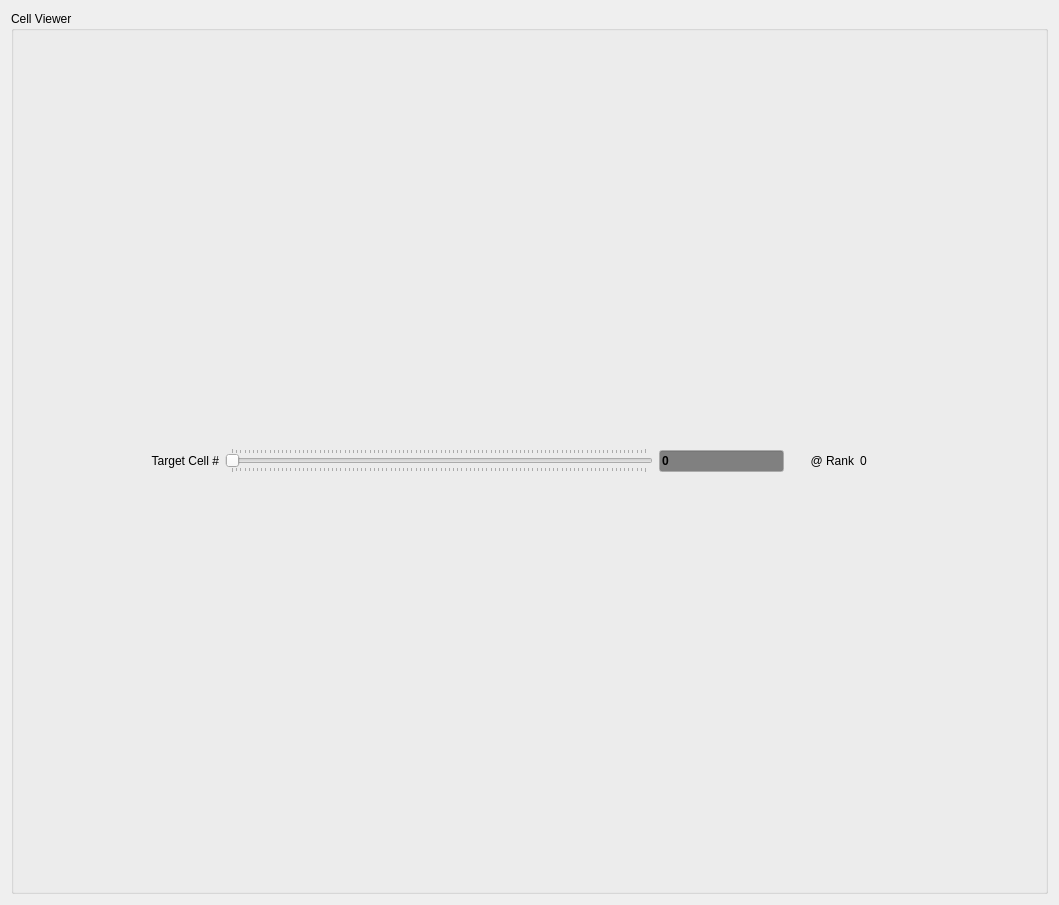
<?xml version="1.0" encoding="UTF-8"?>
<ui version="4.0">
 <class>toolCellWidget</class>
 <widget class="QWidget" name="toolCellWidget">
  <property name="geometry">
   <rect>
    <x>0</x>
    <y>0</y>
    <width>1059</width>
    <height>905</height>
   </rect>
  </property>
  <property name="windowTitle">
   <string>Form</string>
  </property>
  <layout class="QVBoxLayout" name="verticalLayout">
   <item>
    <widget class="QGroupBox" name="groupBox">
     <property name="title">
      <string>Cell Viewer</string>
     </property>
     <layout class="QVBoxLayout" name="vLayout">
      <item>
       <widget class="QWidget" name="cellViewerWidget" native="true">
        <layout class="QHBoxLayout" name="horizontalLayout">
         <property name="leftMargin">
          <number>128</number>
         </property>
         <property name="rightMargin">
          <number>128</number>
         </property>
         <item>
          <widget class="QLabel" name="targetCellNumLabel">
           <property name="text">
            <string>Target Cell #</string>
           </property>
           <property name="alignment">
            <set>Qt::AlignRight|Qt::AlignTrailing|Qt::AlignVCenter</set>
           </property>
          </widget>
         </item>
         <item>
          <widget class="QSlider" name="cellHSlider">
           <property name="enabled">
            <bool>false</bool>
           </property>
           <property name="orientation">
            <enum>Qt::Horizontal</enum>
           </property>
           <property name="tickPosition">
            <enum>QSlider::TicksBothSides</enum>
           </property>
          </widget>
         </item>
         <item>
          <widget class="QLineEdit" name="targetCellNumLineEdit">
           <property name="enabled">
            <bool>false</bool>
           </property>
           <property name="sizePolicy">
            <sizepolicy hsizetype="Fixed" vsizetype="Fixed">
             <horstretch>0</horstretch>
             <verstretch>0</verstretch>
            </sizepolicy>
           </property>
           <property name="palette">
            <palette>
             <active>
              <colorrole role="Text">
               <brush brushstyle="SolidPattern">
                <color alpha="255">
                 <red>0</red>
                 <green>255</green>
                 <blue>255</blue>
                </color>
               </brush>
              </colorrole>
              <colorrole role="Base">
               <brush brushstyle="SolidPattern">
                <color alpha="255">
                 <red>0</red>
                 <green>0</green>
                 <blue>0</blue>
                </color>
               </brush>
              </colorrole>
             </active>
             <inactive>
              <colorrole role="Text">
               <brush brushstyle="SolidPattern">
                <color alpha="255">
                 <red>0</red>
                 <green>255</green>
                 <blue>255</blue>
                </color>
               </brush>
              </colorrole>
              <colorrole role="Base">
               <brush brushstyle="SolidPattern">
                <color alpha="255">
                 <red>0</red>
                 <green>0</green>
                 <blue>0</blue>
                </color>
               </brush>
              </colorrole>
             </inactive>
             <disabled>
              <colorrole role="Text">
               <brush brushstyle="SolidPattern">
                <color alpha="255">
                 <red>0</red>
                 <green>0</green>
                 <blue>0</blue>
                </color>
               </brush>
              </colorrole>
              <colorrole role="Base">
               <brush brushstyle="SolidPattern">
                <color alpha="255">
                 <red>128</red>
                 <green>128</green>
                 <blue>128</blue>
                </color>
               </brush>
              </colorrole>
             </disabled>
            </palette>
           </property>
           <property name="font">
            <font>
             <weight>75</weight>
             <bold>true</bold>
            </font>
           </property>
           <property name="text">
            <string notr="true">0</string>
           </property>
           <property name="alignment">
            <set>Qt::AlignLeading|Qt::AlignLeft|Qt::AlignVCenter</set>
           </property>
          </widget>
         </item>
         <item>
          <widget class="QLabel" name="atRankLabel">
           <property name="sizePolicy">
            <sizepolicy hsizetype="Fixed" vsizetype="Preferred">
             <horstretch>0</horstretch>
             <verstretch>0</verstretch>
            </sizepolicy>
           </property>
           <property name="minimumSize">
            <size>
             <width>64</width>
             <height>0</height>
            </size>
           </property>
           <property name="text">
            <string>@ Rank</string>
           </property>
           <property name="alignment">
            <set>Qt::AlignRight|Qt::AlignTrailing|Qt::AlignVCenter</set>
           </property>
          </widget>
         </item>
         <item>
          <widget class="QLabel" name="uidRankLabel">
           <property name="sizePolicy">
            <sizepolicy hsizetype="Fixed" vsizetype="Preferred">
             <horstretch>0</horstretch>
             <verstretch>0</verstretch>
            </sizepolicy>
           </property>
           <property name="minimumSize">
            <size>
             <width>48</width>
             <height>0</height>
            </size>
           </property>
           <property name="text">
            <string>0</string>
           </property>
           <property name="alignment">
            <set>Qt::AlignLeading|Qt::AlignLeft|Qt::AlignVCenter</set>
           </property>
          </widget>
         </item>
        </layout>
       </widget>
      </item>
     </layout>
    </widget>
   </item>
  </layout>
 </widget>
 <resources/>
 <connections/>
</ui>
